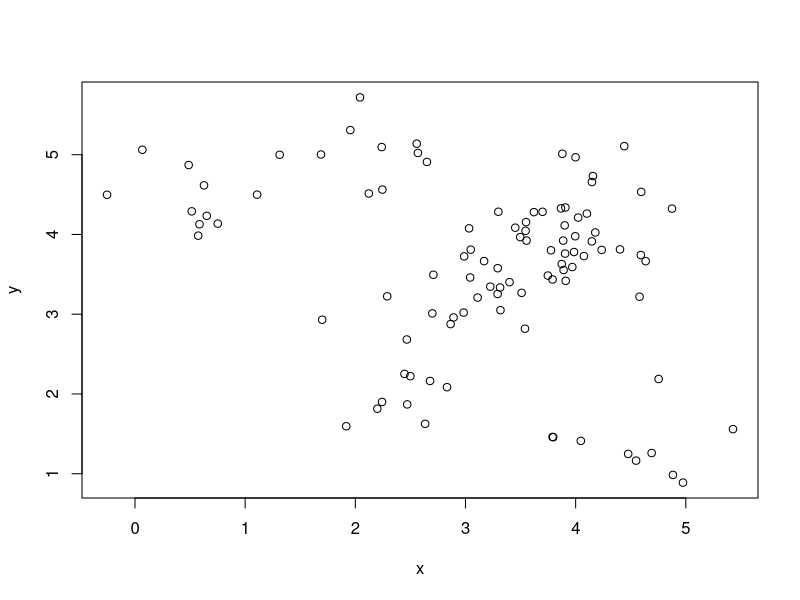
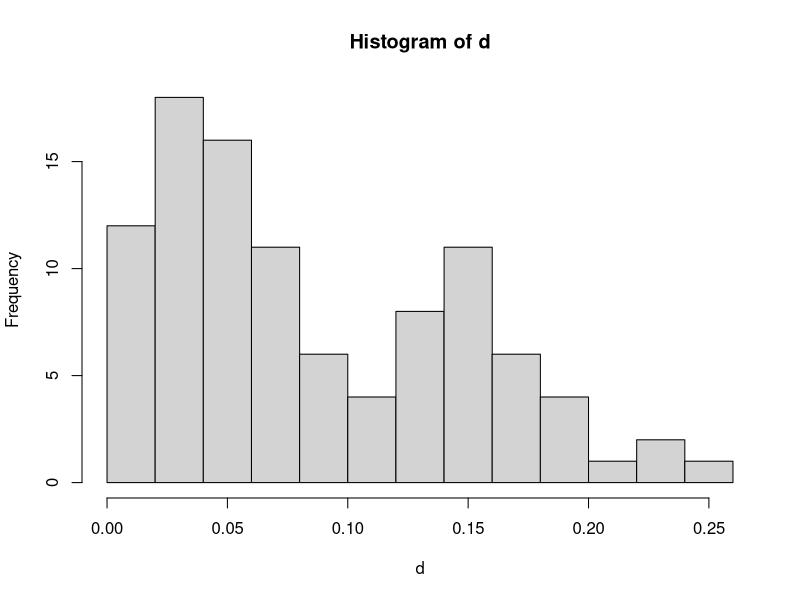
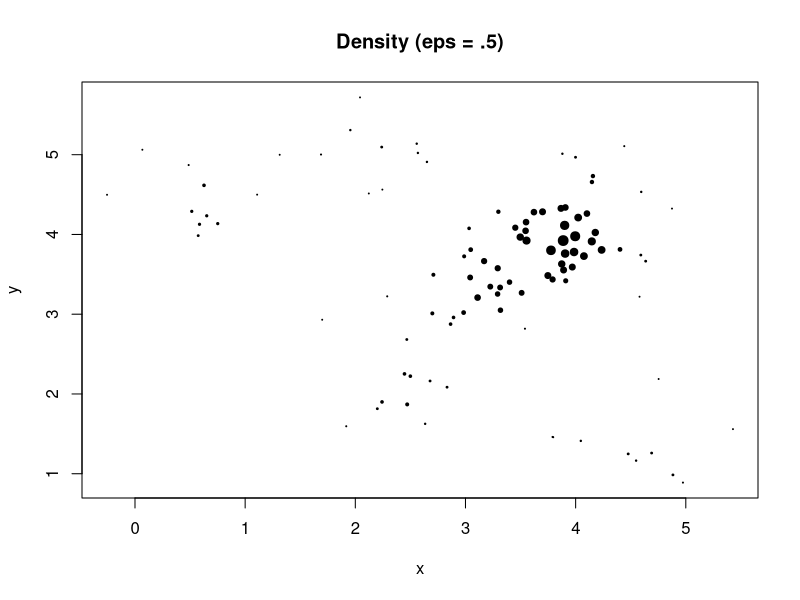
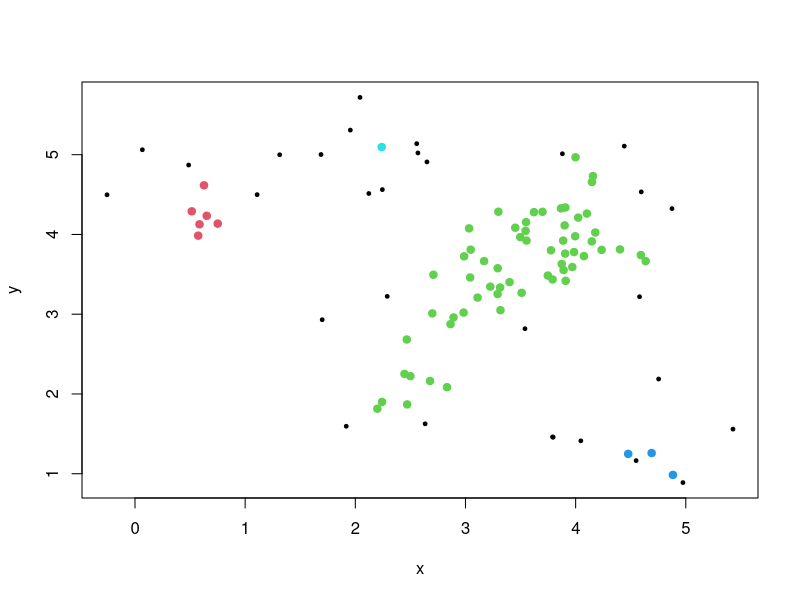

Write R code to recreate these figures, in order.
library(dbscan)


### Name: pointdensity
### Title: Calculate Local Density at Each Data Point
### Aliases: pointdensity density
### Keywords: model

### ** Examples

set.seed(665544)
n <- 100
x <- cbind(
  x=runif(10, 0, 5) + rnorm(n, sd=0.4),
  y=runif(10, 0, 5) + rnorm(n, sd=0.4)
  )
plot(x)

### calculate density
d <- pointdensity(x, eps = .5, type = "density")

### density distribution
summary(d)
hist(d, breaks = 10)

### point size is proportional to Density
plot(x, pch = 19, main = "Density (eps = .5)", cex = d*5)

### Wishart (1969) single link clustering method
# 1. remove noise with low density
f <- pointdensity(x, eps = .5, type = "frequency")
x_nonoise <- x[f >= 5,]

# 2. use single-linkage on the non-noise points
hc <- hclust(dist(x_nonoise), method = "single")
plot(x, pch = 19, cex = .5)
points(x_nonoise, pch = 19, col= cutree(hc, k = 4)+1L)
